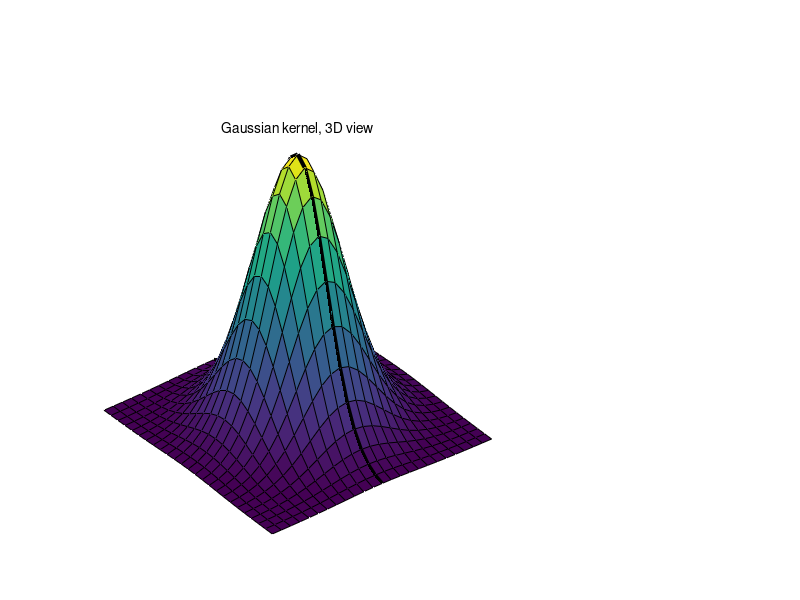

MATLAB code to generate this figure: (Note: this script raises an error after producing the figure.)
% GAUSSIAN & LoG KERNELS
clear all;
close all;

n1 = 25;
n2 = 31;
sigma = 4;

x1 = zeros(n1,n1); y1 = zeros(n1,n1);
x2 = zeros(n2,n2); y2 = zeros(n2,n2);

for i = 1:n1
    x1(:,i) = i-floor(n1/2)-1;
    y1(i,:) = i-floor(n1/2)-1;
end
for i = 1:n2
    x2(:,i) = i-floor(n2/2)-1;
    y2(i,:) = i-floor(n2/2)-1;
end

G = zeros(n1,n1);
LoG = zeros(n2,n2);

for i = 1:n1
    for j = 1:n1
        G(i,j) = exp(-(x1(i,j)^2 + y1(i,j)^2)/(2*sigma^2));
    end
end
for i = 1:n2
    for j = 1:n2
        LoG(i,j) = -((x2(i,j)^2 + y2(i,j)^2 - 2*sigma^2)/(sigma^4))*exp(-(x2(i,j)^2 + y2(i,j)^2)/(2*sigma^2));
    end
end


%xmin = -floor(n/2)-3;
%xmax = floor(n/2)+3;

a = figure('Name','Gaussian Kernel','Color','white');
h1 = subplot(2,3,[1 2 4 5]); surf(x1,y1,G); grid off; axis tight; axis off;
    hold on; plot3(zeros(n1,1),y1(:,1),G(ceil(n1/2),:),'-k','LineWidth',3); 
    text(0,0,1.1,'Gaussian kernel, 3D view','HorizontalAlignment','center'); hold off;
    p = get(h1, 'pos'); 
    p(1) = p(1) - 0.1; p(2) = p(2) + 0.05;
    p(3) = p(3) + 0.1; p(4) = p(4) + 0.1;
    set(h1, 'pos', p);
h2 = subplot(2,3,3); pcolor(x1,y1,G); axis square; axis off;
    p = get(h2, 'pos'); 
    p(1) = p(1) - 0.05; p(2) = p(2) - 0.05;
    p(3) = p(3) + 0.1; p(4) = p(4) + 0.1;
    set(h2, 'pos', p);
subplot(2,3,6); plot(x1(1,:),G(ceil(n1/2),:),'-k','LineWidth',2); 
    title('Gaussian kernel, 2D view','Position',[0 -0.2]);
    hold on; annotation('arrow',[0.65 0.95],[0.11 0.11],'LineWidth',1);
    annotation('arrow',[0.798 0.798],[0.1 0.5],'LineWidth',1);
    %annotation('arrow',[0.45 0.72],[0.30 0.20],'Color','red');
    axis tight; axis off; hold off;
print(a,'-depsc','kernel_gaussian.eps');

b = figure('Name','LoG Kernel','Color','white');
h3 = subplot(2,3,[1 2 4 5]); surf(x2,y2,LoG); grid off; axis tight; axis off;
    hold on; plot3(zeros(n2,1),y2(:,1),LoG(ceil(n2/2),:),'-k','LineWidth',3); 
    text(0,0,0.14,'LoG kernel, 3D view','HorizontalAlignment','center');hold off;
    p = get(h3, 'pos'); 
    p(1) = p(1) - 0.1; p(2) = p(2) + 0.05;
    p(3) = p(3) + 0.1; p(4) = p(4) + 0.1;
    set(h3, 'pos', p);
h4 = subplot(2,3,3); pcolor(x2,y2,LoG); axis square; axis off;
    p = get(h4, 'pos'); 
    p(1) = p(1) - 0.05; p(2) = p(2) - 0.05;
    p(3) = p(3) + 0.1; p(4) = p(4) + 0.1;
    set(h4, 'pos', p);
subplot(2,3,6); plot(x2(1,:),LoG(ceil(n2/2),:),'-k','LineWidth',2);
    title('LoG kernel, 2D view','Position',[0 -0.04]);
    hold on; annotation('arrow',[0.65 0.95],[0.149 0.149],'LineWidth',1);
    annotation('arrow',[0.798 0.798],[0.1 0.5],'LineWidth',1);
    %annotation('arrow',[0.4 0.72],[0.40 0.20],'Color','red');
    axis tight; axis off; hold off;
print(b,'-depsc','kernel_log.eps');